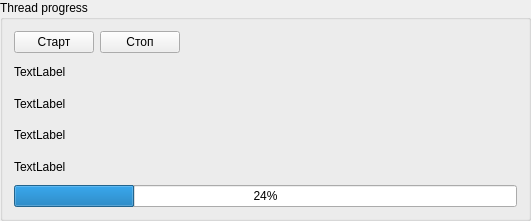
    <widget class="QGroupBox" name="groupBox">
     <property name="geometry">
      <rect>
       <x>590</x>
       <y>210</y>
       <width>531</width>
       <height>221</height>
      </rect>
     </property>
     <property name="title">
      <string>Thread progress</string>
     </property>
     <layout class="QGridLayout" name="gridLayout">
      <item row="4" column="0" colspan="3">
       <widget class="QLabel" name="labelTaskInfo4">
        <property name="text">
         <string>TextLabel</string>
        </property>
       </widget>
      </item>
      <item row="0" column="0">
       <widget class="QPushButton" name="pushButtonStartTask">
        <property name="text">
         <string>Старт</string>
        </property>
       </widget>
      </item>
      <item row="3" column="0" colspan="3">
       <widget class="QLabel" name="labelTaskInfo3">
        <property name="text">
         <string>TextLabel</string>
        </property>
       </widget>
      </item>
      <item row="0" column="2">
       <spacer name="horizontalSpacer">
        <property name="orientation">
         <enum>Qt::Horizontal</enum>
        </property>
        <property name="sizeHint" stdset="0">
         <size>
          <width>40</width>
          <height>20</height>
         </size>
        </property>
       </spacer>
      </item>
      <item row="5" column="0" colspan="3">
       <widget class="QProgressBar" name="progressBar">
        <property name="value">
         <number>24</number>
        </property>
       </widget>
      </item>
      <item row="2" column="0" colspan="3">
       <widget class="QLabel" name="labelTaskInfo2">
        <property name="text">
         <string>TextLabel</string>
        </property>
       </widget>
      </item>
      <item row="0" column="1">
       <widget class="QPushButton" name="pushButtonStopTask">
        <property name="text">
         <string>Стоп</string>
        </property>
       </widget>
      </item>
      <item row="1" column="0" colspan="3">
       <widget class="QLabel" name="labelTaskInfo1">
        <property name="text">
         <string>TextLabel</string>
        </property>
       </widget>
      </item>
     </layout>
     <zorder>pushButtonStartTask</zorder>
     <zorder>pushButtonStopTask</zorder>
     <zorder>progressBar</zorder>
     <zorder>horizontalSpacer</zorder>
     <zorder>labelTaskInfo1</zorder>
     <zorder>labelTaskInfo4</zorder>
     <zorder>labelTaskInfo2</zorder>
     <zorder>labelTaskInfo3</zorder>
    </widget>
